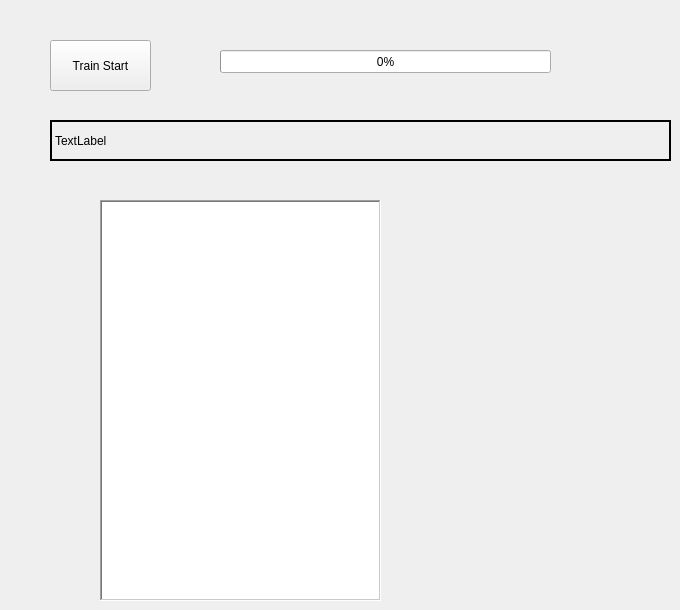
    <widget class="QWidget" name="tab_2">
     <attribute name="title">
      <string>TrainSystem</string>
     </attribute>
     <widget class="QPushButton" name="pushButton_17">
      <property name="geometry">
       <rect>
        <x>50</x>
        <y>40</y>
        <width>101</width>
        <height>51</height>
       </rect>
      </property>
      <property name="text">
       <string>Train Start</string>
      </property>
     </widget>
     <widget class="QProgressBar" name="progressBar">
      <property name="geometry">
       <rect>
        <x>220</x>
        <y>50</y>
        <width>331</width>
        <height>23</height>
       </rect>
      </property>
      <property name="value">
       <number>0</number>
      </property>
     </widget>
     <widget class="QLabel" name="label_18">
      <property name="geometry">
       <rect>
        <x>50</x>
        <y>120</y>
        <width>621</width>
        <height>41</height>
       </rect>
      </property>
      <property name="frameShape">
       <enum>QFrame::WinPanel</enum>
      </property>
      <property name="text">
       <string>TextLabel</string>
      </property>
     </widget>
     <widget class="QListWidget" name="listWidget">
      <property name="geometry">
       <rect>
        <x>100</x>
        <y>200</y>
        <width>281</width>
        <height>401</height>
       </rect>
      </property>
      <property name="frameShape">
       <enum>QFrame::WinPanel</enum>
      </property>
     </widget>
    </widget>
